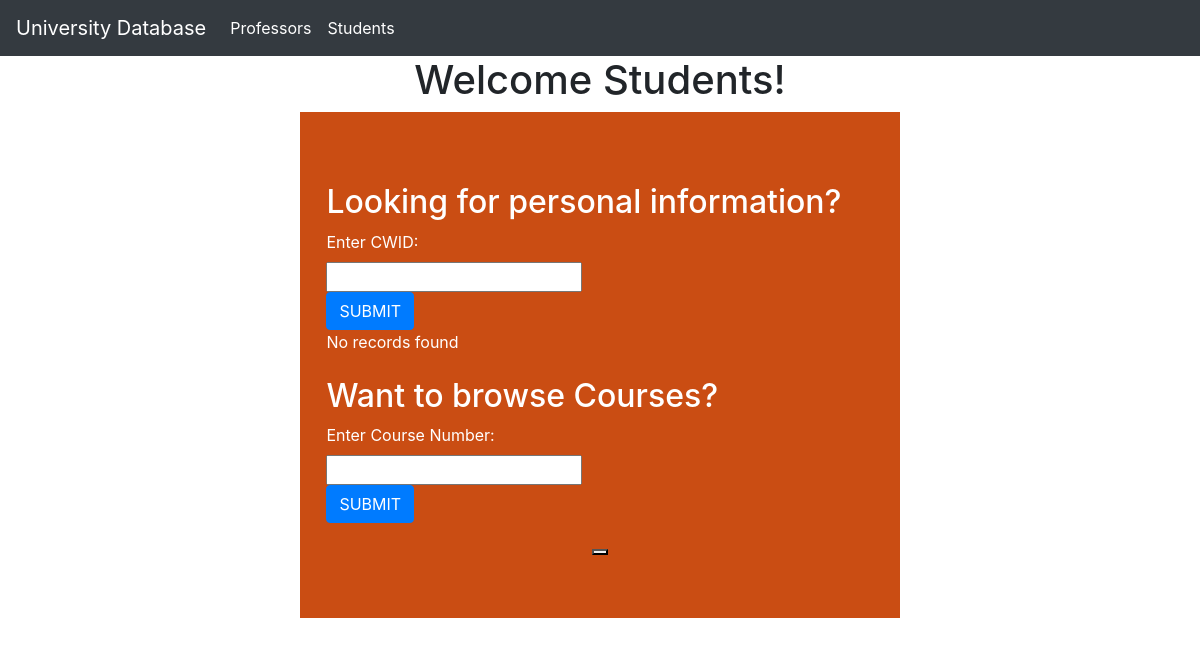
Before: /pages/student.php?cwid=211578907 with the older database file.
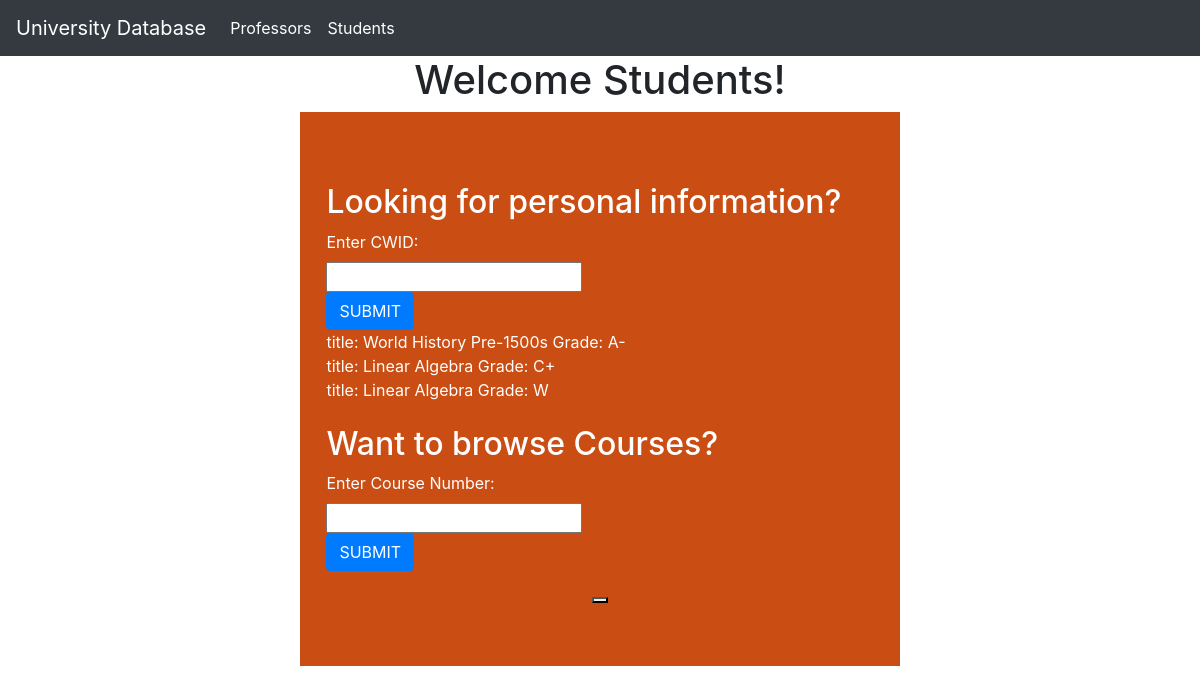
After: the same page with the newer database file.
### tables this page shows
CREATE TABLE enrollment(
    E_cno INT(4) NOT NULL,
    E_sno INT(2) NOT NULL,
    E_CWID INT(9) NOT NULL,
    grade CHAR(2) DEFAULT NULL,
    PRIMARY KEY(E_cno, E_sno, E_CWID),
    CONSTRAINT FOREIGN KEY(E_cno) REFERENCES course(cno) ON DELETE CASCADE ON UPDATE CASCADE,
    CONSTRAINT FOREIGN KEY(E_sno) REFERENCES section(sno) ON DELETE CASCADE ON UPDATE CASCADE,
    CONSTRAINT FOREIGN KEY(E_CWID) REFERENCES student(CWID) ON DELETE CASCADE ON UPDATE CASCADE
);

CREATE TABLE course(
    cno INT(4) NOT NULL,
    title VARCHAR(64) DEFAULT NULL,
    units INT(2) DEFAULT NULL,
    textbook VARCHAR(64) DEFAULT NULL,
    dp_no INT(2) DEFAULT NULL,
    PRIMARY KEY(cno),
    CONSTRAINT FOREIGN KEY(dp_no) REFERENCES department(dno) ON DELETE CASCADE ON UPDATE CASCADE
);

### db.inc.php (the view, shortened to what this page needs)
<?php
    function getCourses($student_cwid, $conn){
        echo "<br />";
        $sql_query="SELECT title, grade FROM ENROLLMENT, COURSE WHERE E_CWID =".$student_cwid." AND ENROLLMENT.E_cno = COURSE.cno;";
        $result = $conn->query($sql_query);
        if($result->num_rows > 0){
            while($row = $result->fetch_assoc()) {
                echo "title: ".$row["title"]." Grade: ".$row["grade"]."<br />";
            }
        } else {
            echo "No records found";
        }
    }
?>

Changed rows visible on the page:
added enrollment: E_cno.title "World History Pre-1500s", grade "A-"
added enrollment: E_cno.title "Linear Algebra", grade "C+"
added enrollment: E_cno.title "Linear Algebra", grade "W"
Other visible differences:
text no longer shown: "No records found"
